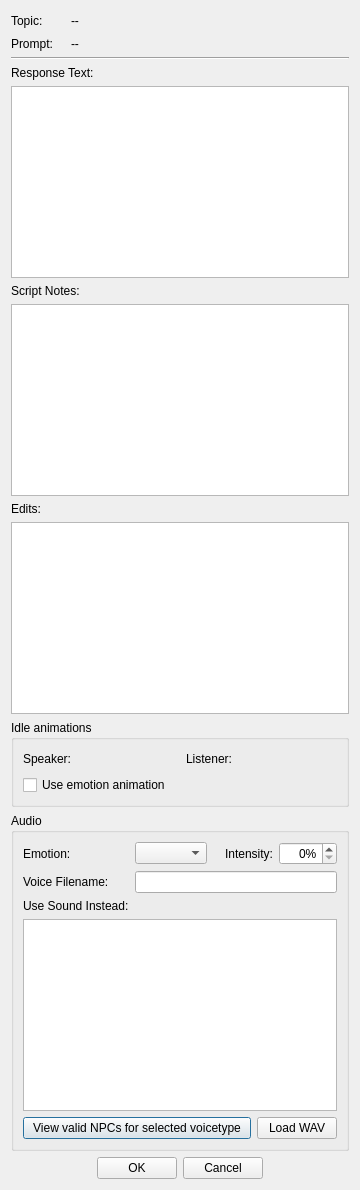
<?xml version="1.0" encoding="UTF-8"?>
<ui version="4.0">
 <class>FormSubdialogTopicInfoResponse</class>
 <widget class="QDialog" name="FormSubdialogTopicInfoResponse">
  <property name="windowTitle">
   <string>Edit Response</string>
  </property>
  <layout class="QVBoxLayout" name="verticalLayout_3">
   <item>
    <layout class="QGridLayout" name="howDidWeGetHereLayout" columnstretch="0,0,1">
     <property name="sizeConstraint">
      <enum>QLayout::SetMaximumSize</enum>
     </property>
     <item row="0" column="0">
      <widget class="QLabel" name="label">
       <property name="text">
        <string>Topic:</string>
       </property>
      </widget>
     </item>
     <item row="2" column="0" colspan="3">
      <widget class="Line" name="line">
       <property name="orientation">
        <enum>Qt::Horizontal</enum>
       </property>
      </widget>
     </item>
     <item row="0" column="2">
      <widget class="QLabel" name="topicTextPreview">
       <property name="text">
        <string>--</string>
       </property>
       <property name="textFormat">
        <enum>Qt::PlainText</enum>
       </property>
       <property name="textInteractionFlags">
        <set>Qt::NoTextInteraction</set>
       </property>
      </widget>
     </item>
     <item row="0" column="1">
      <spacer name="horizontalSpacer">
       <property name="orientation">
        <enum>Qt::Horizontal</enum>
       </property>
       <property name="sizeType">
        <enum>QSizePolicy::Fixed</enum>
       </property>
       <property name="sizeHint" stdset="0">
        <size>
         <width>6</width>
         <height>20</height>
        </size>
       </property>
      </spacer>
     </item>
     <item row="1" column="2">
      <widget class="QLabel" name="promptPreview">
       <property name="text">
        <string>--</string>
       </property>
       <property name="textFormat">
        <enum>Qt::PlainText</enum>
       </property>
       <property name="textInteractionFlags">
        <set>Qt::NoTextInteraction</set>
       </property>
      </widget>
     </item>
     <item row="1" column="0">
      <widget class="QLabel" name="label_2">
       <property name="text">
        <string>Prompt:</string>
       </property>
      </widget>
     </item>
    </layout>
   </item>
   <item>
    <layout class="QVBoxLayout" name="responseTextLayout" stretch="0,1,0,1,0,1">
     <item>
      <widget class="QLabel" name="label_3">
       <property name="text">
        <string>Response Text:</string>
       </property>
       <property name="buddy">
        <cstring>text</cstring>
       </property>
      </widget>
     </item>
     <item>
      <widget class="QPlainTextEdit" name="text">
       <property name="whatsThis">
        <string>The content of this line of dialogue. What you type here will be used as the line's subtitle in-game.</string>
       </property>
       <property name="tabChangesFocus">
        <bool>true</bool>
       </property>
       <property name="maximumBlockCount">
        <number>1</number>
       </property>
      </widget>
     </item>
     <item>
      <widget class="QLabel" name="label_4">
       <property name="text">
        <string>Script Notes:</string>
       </property>
       <property name="buddy">
        <cstring>scriptNotes</cstring>
       </property>
      </widget>
     </item>
     <item>
      <widget class="QPlainTextEdit" name="scriptNotes">
       <property name="whatsThis">
        <string>A comment field that is included when exporting this line from the Creation Kit. It isn't shown in-game. This is generally useful for things like stage directions, e.g. advising a voice actor on what a character is thinking as they say this line of dialogue (when that isn't obvious from context).</string>
       </property>
       <property name="tabChangesFocus">
        <bool>true</bool>
       </property>
      </widget>
     </item>
     <item>
      <widget class="QLabel" name="label_5">
       <property name="text">
        <string>Edits:</string>
       </property>
       <property name="buddy">
        <cstring>edits</cstring>
       </property>
      </widget>
     </item>
     <item>
      <widget class="QPlainTextEdit" name="edits">
       <property name="whatsThis">
        <string>A comment field that doesn't get included when exporting this line from the Creation Kit. It isn't used in-game, and Bethesda themselves rarely use it.</string>
       </property>
       <property name="tabChangesFocus">
        <bool>true</bool>
       </property>
      </widget>
     </item>
    </layout>
   </item>
   <item>
    <widget class="QGroupBox" name="animsGroupbox">
     <property name="title">
      <string>Idle animations</string>
     </property>
     <layout class="QGridLayout" name="gridLayout">
      <item row="0" column="0">
       <widget class="QLabel" name="label_6">
        <property name="text">
         <string>Speaker:</string>
        </property>
        <property name="buddy">
         <cstring>animSpeaker</cstring>
        </property>
       </widget>
      </item>
      <item row="0" column="1">
       <widget class="DKFormPicker" name="animSpeaker"/>
      </item>
      <item row="0" column="3">
       <widget class="QLabel" name="label_7">
        <property name="text">
         <string>Listener:</string>
        </property>
        <property name="buddy">
         <cstring>animListener</cstring>
        </property>
       </widget>
      </item>
      <item row="0" column="4">
       <widget class="DKFormPicker" name="animListener"/>
      </item>
      <item row="0" column="2">
       <spacer name="horizontalSpacer_2">
        <property name="orientation">
         <enum>Qt::Horizontal</enum>
        </property>
        <property name="sizeType">
         <enum>QSizePolicy::Fixed</enum>
        </property>
        <property name="sizeHint" stdset="0">
         <size>
          <width>6</width>
          <height>20</height>
         </size>
        </property>
       </spacer>
      </item>
      <item row="1" column="0" colspan="2">
       <widget class="QCheckBox" name="flagUseEmotionAnim">
        <property name="text">
         <string>Use emotion animation</string>
        </property>
       </widget>
      </item>
     </layout>
    </widget>
   </item>
   <item>
    <widget class="QGroupBox" name="audioGroupbox">
     <property name="title">
      <string>Audio</string>
     </property>
     <layout class="QVBoxLayout" name="verticalLayout_2">
      <item>
       <layout class="QGridLayout" name="gridLayout_2">
        <item row="0" column="3" alignment="Qt::AlignRight">
         <widget class="QLabel" name="label_9">
          <property name="text">
           <string>Intensity:</string>
          </property>
          <property name="buddy">
           <cstring>emotionValue</cstring>
          </property>
         </widget>
        </item>
        <item row="0" column="4">
         <widget class="QSpinBox" name="emotionValue">
          <property name="alignment">
           <set>Qt::AlignRight|Qt::AlignTrailing|Qt::AlignVCenter</set>
          </property>
          <property name="suffix">
           <string>%</string>
          </property>
          <property name="maximum">
           <number>100</number>
          </property>
         </widget>
        </item>
        <item row="0" column="0">
         <widget class="QLabel" name="label_8">
          <property name="text">
           <string>Emotion:</string>
          </property>
          <property name="buddy">
           <cstring>emotionType</cstring>
          </property>
         </widget>
        </item>
        <item row="0" column="2">
         <spacer name="horizontalSpacer_4">
          <property name="orientation">
           <enum>Qt::Horizontal</enum>
          </property>
          <property name="sizeType">
           <enum>QSizePolicy::Fixed</enum>
          </property>
          <property name="sizeHint" stdset="0">
           <size>
            <width>6</width>
            <height>20</height>
           </size>
          </property>
         </spacer>
        </item>
        <item row="1" column="0">
         <widget class="QLabel" name="label_10">
          <property name="text">
           <string>Voice Filename:</string>
          </property>
          <property name="buddy">
           <cstring>expectedVoiceFilename</cstring>
          </property>
         </widget>
        </item>
        <item row="0" column="1">
         <widget class="QComboBox" name="emotionType">
          <property name="whatsThis">
           <string>The emotion that the line is meant to convey. This influences the speaker's facial animations.</string>
          </property>
         </widget>
        </item>
        <item row="2" column="0">
         <widget class="QLabel" name="label_11">
          <property name="text">
           <string>Use Sound Instead:</string>
          </property>
          <property name="buddy">
           <cstring>useSound</cstring>
          </property>
         </widget>
        </item>
        <item row="2" column="1" colspan="4">
         <widget class="DKFormPicker" name="useSound">
          <property name="whatsThis">
           <string>You can optionally choose a Sound Descriptor form to use for this response's audio, instead of recording a voiceline.</string>
          </property>
         </widget>
        </item>
        <item row="1" column="1" colspan="4">
         <widget class="QLineEdit" name="expectedVoiceFilename">
          <property name="whatsThis">
           <string>The filename that the game will use when looking for this line of dialogue. You can't change the filename or file path; they're calculated based on details about the quest, topic, and info.</string>
          </property>
          <property name="readOnly">
           <bool>true</bool>
          </property>
         </widget>
        </item>
       </layout>
      </item>
      <item>
       <widget class="QTableView" name="voiceFilesTable"/>
      </item>
      <item>
       <layout class="QHBoxLayout" name="horizontalLayout">
        <item>
         <widget class="QPushButton" name="buttonViewVoicetypeNPCs">
          <property name="sizePolicy">
           <sizepolicy hsizetype="Minimum" vsizetype="Fixed">
            <horstretch>1</horstretch>
            <verstretch>0</verstretch>
           </sizepolicy>
          </property>
          <property name="text">
           <string>View valid NPCs for selected voicetype</string>
          </property>
         </widget>
        </item>
        <item>
         <widget class="QPushButton" name="buttonLoadWavForVoicetype">
          <property name="text">
           <string>Load WAV</string>
          </property>
         </widget>
        </item>
       </layout>
      </item>
     </layout>
    </widget>
   </item>
   <item>
    <layout class="QHBoxLayout" name="buttonsLayout">
     <item>
      <spacer name="horizontalSpacer_5">
       <property name="orientation">
        <enum>Qt::Horizontal</enum>
       </property>
       <property name="sizeHint" stdset="0">
        <size>
         <width>40</width>
         <height>20</height>
        </size>
       </property>
      </spacer>
     </item>
     <item>
      <widget class="QPushButton" name="buttonOK">
       <property name="text">
        <string>OK</string>
       </property>
      </widget>
     </item>
     <item>
      <widget class="QPushButton" name="buttonCancel">
       <property name="text">
        <string>Cancel</string>
       </property>
      </widget>
     </item>
     <item>
      <spacer name="horizontalSpacer_6">
       <property name="orientation">
        <enum>Qt::Horizontal</enum>
       </property>
       <property name="sizeHint" stdset="0">
        <size>
         <width>40</width>
         <height>20</height>
        </size>
       </property>
      </spacer>
     </item>
    </layout>
   </item>
  </layout>
 </widget>
 <customwidgets>
  <customwidget>
   <class>DKFormPicker</class>
   <extends>QWidget</extends>
   <header>widgets/DKFormPicker.h</header>
  </customwidget>
 </customwidgets>
 <resources/>
 <connections/>
</ui>
